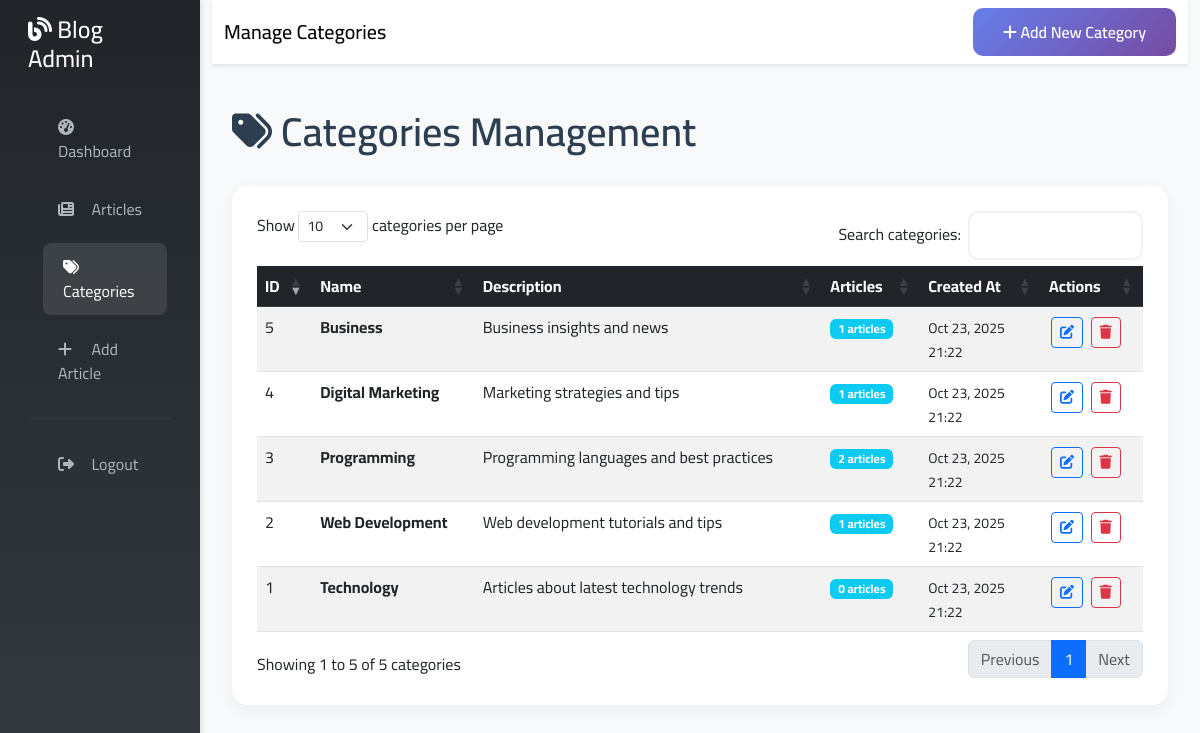
/admin/categories.php (signed in), run on the app's committed database.
### tables this page shows
CREATE TABLE categories (
    id INT AUTO_INCREMENT PRIMARY KEY,
    name VARCHAR(255) NOT NULL,
    description TEXT,
    created_at DATETIME DEFAULT CURRENT_TIMESTAMP
);

### admin/includes/db.php (called while the page is built, shortened)
<?php
class Database {
    private $connection;
    public function __construct() {
        try {
            $dsn = "mysql:host=" . DB_HOST . ";dbname=" . DB_NAME . ";charset=utf8mb4";
            $this->connection = new PDO($dsn, DB_USER, DB_PASS);
            $this->connection->setAttribute(PDO::ATTR_ERRMODE, PDO::ERRMODE_EXCEPTION);
            $this->connection->setAttribute(PDO::ATTR_DEFAULT_FETCH_MODE, PDO::FETCH_ASSOC);
        } catch (PDOException $e) {
            die("Database connection failed: " . $e->getMessage());
        }
    }
    public function query($sql, $params = []) {
        try {
            $stmt = $this->connection->prepare($sql);
            $stmt->execute($params);
            return $stmt;
        } catch (PDOException $e) {
            throw new Exception("Query failed: " . $e->getMessage());
        }
    }
    public function fetchAll($sql, $params = []) {
        $stmt = $this->query($sql, $params);
        return $stmt->fetchAll();
    }
}
$db = new Database();
?>

### admin/includes/functions.php (called while the page is built, shortened)
<?php
function sanitize($input) {
    return htmlspecialchars(trim($input), ENT_QUOTES, 'UTF-8');
}
function truncateText($text, $length = 100) {
    if (strlen($text) <= $length) {
        return $text;
    }
    return substr($text, 0, $length) . '...';
}
function formatDate($date, $format = 'Y-m-d H:i:s') {
    return date($format, strtotime($date));
}
?>

### admin/categories.php (the view, shortened to what this page needs)
<?php
require_once 'includes/db.php';
require_once 'includes/functions.php';
$categories = $db->fetchAll("
    SELECT c.*, COUNT(a.id) as article_count
    FROM categories c
    LEFT JOIN articles a ON c.id = a.category_id
    GROUP BY c.id
    ORDER BY c.created_at DESC
");
?>
<!DOCTYPE html>
<html lang="en">
<head>
    <link href="https://cdn.jsdelivr.net/npm/bootstrap@5.3.0/dist/css/bootstrap.min.css" rel="stylesheet">
    <link href="https://cdnjs.cloudflare.com/ajax/libs/font-awesome/6.4.0/css/all.min.css" rel="stylesheet">
    <link href="https://cdn.datatables.net/1.13.6/css/dataTables.bootstrap5.min.css" rel="stylesheet">
    <link href="https://cdn.jsdelivr.net/npm/sweetalert2@11/dist/sweetalert2.min.css" rel="stylesheet">
</head>
<body>
    <div class="container-fluid">
        <div class="row">
            <div class="col-md-3 col-lg-2 sidebar">
                <div class="p-3">
                    <h4 class="text-white mb-4">
                        <i class="fas fa-blog"></i> Blog Admin
                    </h4>
                    <nav class="nav flex-column">
                        <a class="nav-link" href="index.php">
                            <i class="fas fa-tachometer-alt"></i> Dashboard
                        </a>
                        <a class="nav-link" href="articles.php">
                            <i class="fas fa-newspaper"></i> Articles
                        </a>
                        <a class="nav-link active" href="categories.php">
                            <i class="fas fa-tags"></i> Categories
                        </a>
                        <a class="nav-link" href="add_article.php">
                            <i class="fas fa-plus"></i> Add Article
                        </a>
                        <hr class="my-3" style="border-color: #495057;">
                        <a class="nav-link" href="?logout=1">
                            <i class="fas fa-sign-out-alt"></i> Logout
                        </a>
                    </nav>
                </div>
            </div>
            <div class="col-md-9 col-lg-10">
                <nav class="navbar navbar-expand-lg navbar-light bg-light mb-4">
                    <div class="container-fluid">
                        <span class="navbar-brand mb-0 h1">Manage Categories</span>
                        <div class="navbar-nav ms-auto">
                            <button class="btn btn-primary" data-bs-toggle="modal" data-bs-target="#categoryModal">
                                <i class="fas fa-plus"></i> Add New Category
                            </button>
                        </div>
                    </div>
                </nav>
                <div class="main-content">
                    <h1 class="page-title">
                        <i class="fas fa-tags"></i> Categories Management
                    </h1>
                    <div class="content-card">
                        <div class="table-responsive">
                            <table id="categoriesTable" class="table table-striped table-hover">
                                <thead class="table-dark">
                                    <tr>
                                        <th>ID</th>
                                        <th>Name</th>
                                        <th>Description</th>
                                        <th>Articles</th>
                                        <th>Created At</th>
                                        <th>Actions</th>
                                    </tr>
                                </thead>
                                <tbody>
                                    <?php foreach ($categories as $category): ?>
                                        <tr>
                                            <td><?php echo $category['id']; ?></td>
                                            <td>
                                                <strong><?php echo sanitize($category['name']); ?></strong>
                                            </td>
                                            <td>
                                                <?php echo $category['description'] ? truncateText(sanitize($category['description']), 80) : '<em class="text-muted">No description</em>'; ?>
                                            </td>
                                            <td>
                                                <span class="badge bg-info">
                                                    <?php echo $category['article_count']; ?> articles
                                                </span>
                                            </td>
                                            <td>
                                                <small>
                                                    <?php echo formatDate($category['created_at'], 'M d, Y'); ?><br>
                                                    <?php echo formatDate($category['created_at'], 'H:i'); ?>
                                                </small>
                                            </td>
                                            <td>
                                                <button class="btn btn-sm btn-outline-primary btn-action edit-category"
                                                        data-id="<?php echo $category['id']; ?>">
                                                    <i class="fas fa-edit"></i>
                                                </button>
                                                <button class="btn btn-sm btn-outline-danger btn-action delete-category"
                                                        data-id="<?php echo $category['id']; ?>"
                                                        data-name="<?php echo sanitize($category['name']); ?>"
                                                        data-articles="<?php echo $category['article_count']; ?>">
                                                    <i class="fas fa-trash"></i>
                                                </button>
                                            </td>
                                        </tr>
                                    <?php endforeach; ?>
                                </tbody>
                            </table>
                        </div>
                    </div>
                </div>
            </div>
        </div>
    </div>
</body>
</html>

### admin/categories.php (style rules this page uses)
body { font-family: 'Cairo', sans-serif; background-color: #f8f9fa; }
.sidebar { background: linear-gradient(180deg, #212529 0%, #343a40 100%); min-height: 100vh; box-shadow: 2px 0 5px rgba(0,0,0,0.1); }
.sidebar .nav-link { color: #adb5bd; padding: 12px 20px; border-radius: 8px; margin: 5px 10px; transition: all 0.3s ease; }
.sidebar .nav-link:hover, .sidebar .nav-link.active { background-color: rgba(255,255,255,0.1); color: #fff; transform: translateX(5px); }
.sidebar .nav-link i { width: 20px; margin-right: 10px; }
.main-content { padding: 20px; }
.content-card { background: white; border-radius: 15px; padding: 25px; box-shadow: 0 5px 15px rgba(0,0,0,0.05); }
.navbar { background: white !important; box-shadow: 0 2px 4px rgba(0,0,0,0.1); }
.page-title { color: #2c3e50; font-weight: 600; margin-bottom: 30px; }
.btn-action { margin: 2px; }
.table-responsive { border-radius: 10px; overflow: hidden; }
.btn-primary { background: linear-gradient(135deg, #667eea 0%, #764ba2 100%); border: none; border-radius: 10px; padding: 12px 30px; font-weight: 600; }

### data on the page
categories: id "1", name "Technology", description "Articles about latest technology trends", article_count "0", created_at "Oct 23, 2025", created_at "21:22"
categories: id "2", name "Web Development", description "Web development tutorials and tips", article_count "1", created_at "Oct 23, 2025", created_at "21:22"
categories: id "3", name "Programming", description "Programming languages and best practices", article_count "2", created_at "Oct 23, 2025", created_at "21:22"
categories: id "4", name "Digital Marketing", description "Marketing strategies and tips", article_count "1", created_at "Oct 23, 2025", created_at "21:22"
categories: id "5", name "Business", description "Business insights and news", article_count "1", created_at "Oct 23, 2025", created_at "21:22"
